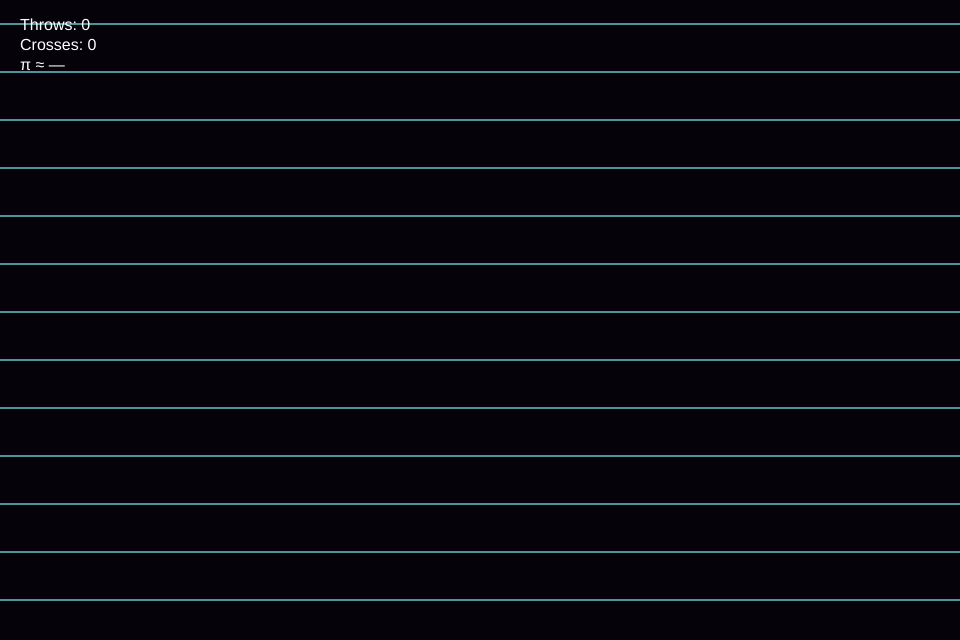
Frame 1 (no input)
Frame 60 (no input): identical to frame 1, image omitted
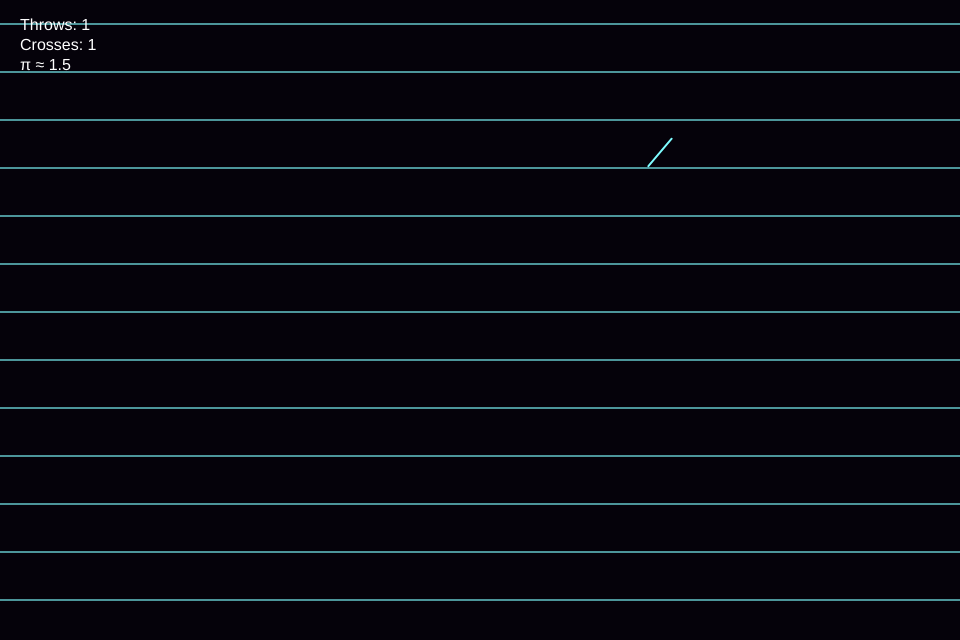
Frame 120 (the mouse pressed at the canvas centre since frame 60)

The p5.js sketch that drew these frames (run headless with seeded random() and noise() and a simulated clock; from frame 60 on, the mouse is pressed at the canvas centre):

// p5.js sketch
// ── sketch.js
// Neon Buffon's Needle in p5.js
// Works in browser, ~150 lines

let spacing = 48;     // distance between lines
let needleLen = 36;   // needle length
let needles = [];
let totalThrows = 0;
let totalCrosses = 0;
let autoMode = false;

function setup() {
  createCanvas(960, 640);
  strokeWeight(2);
  frameRate(60);
  textFont('Arial');
}

function draw() {
  background(5,2,10);
  drawLines();
  
  // update and draw needles
  for (let n of needles) {
    n.update();
    n.show();
  }
  
  drawStats();
  
  if (autoMode && frameCount % 15 === 0) dropNeedle();
}

// Draw horizontal neon lines
function drawLines() {
  for (let y = spacing/2; y < height; y += spacing) {
    stroke(126,252,255,150);
    line(0, y, width, y);
  }
}

// Needle class
class Needle {
  constructor(x, y, angle) {
    this.x = x;
    this.y = -needleLen; // start above canvas
    this.targetY = y;
    this.angle = angle;
    this.settled = false;
  }
  
  update() {
    if (!this.settled) {
      this.y += 6; // fall speed
      this.angle += 0.02 * (random() > 0.5 ? 1 : -1); // rotate while falling
      if (this.y >= this.targetY) {
        this.y = this.targetY;
        this.settled = true;
        this.checkCross();
      }
    }
  }
  
  show() {
    push();
    translate(this.x, this.y);
    rotate(this.angle);
    stroke(126,252,255);
    line(-needleLen/2,0,needleLen/2,0);
    pop();
  }
  
  checkCross() {
    let y1 = this.y - sin(this.angle)*needleLen/2;
    let y2 = this.y + sin(this.angle)*needleLen/2;
    if (floor(y1/spacing) != floor(y2/spacing)) totalCrosses++;
    totalThrows++;
  }
}

// Drop a needle at random position
function dropNeedle() {
  let x = random(60, width-60);
  let y = random(spacing/2+10, height-spacing/2-10);
  let angle = random(0, PI);
  needles.push(new Needle(x, y, angle));
}

// Draw stats and pi estimate
function drawStats() {
  fill(255);
  noStroke();
  textSize(16);
  text("Throws: " + totalThrows, 20, 30);
  text("Crosses: " + totalCrosses, 20, 50);
  let piEst = totalCrosses>0 ? (2*needleLen*totalThrows)/(totalCrosses*spacing) : '—';
  text("π ≈ " + piEst, 20, 70);
}

// Key presses for controls
function keyPressed() {
  if (key === ' ') dropNeedle();           // space = drop
  if (key === 'A' || key === 'a') autoMode = !autoMode;  // A = toggle auto
  if (key === 'R' || key === 'r') {       // R = reset
    needles = [];
    totalThrows = 0;
    totalCrosses = 0;
  }
}

// Optional: click to drop
function mousePressed() { dropNeedle(); }
